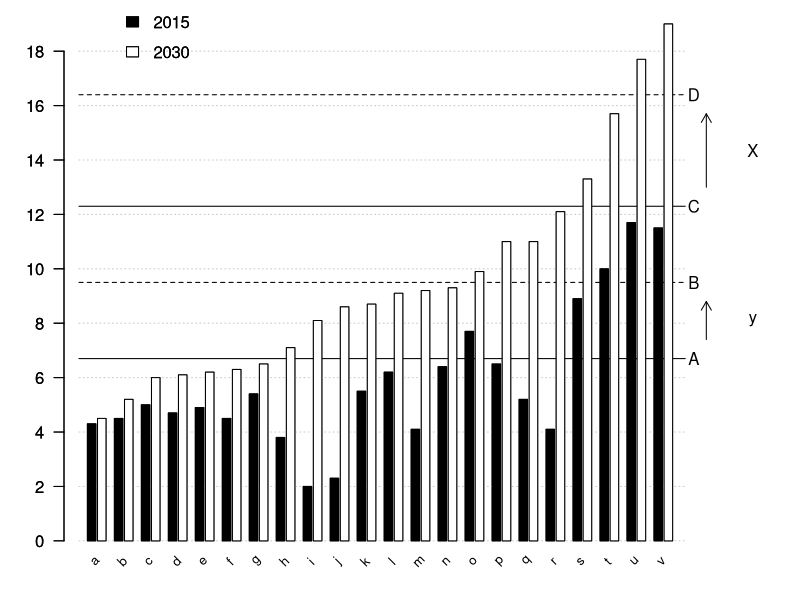
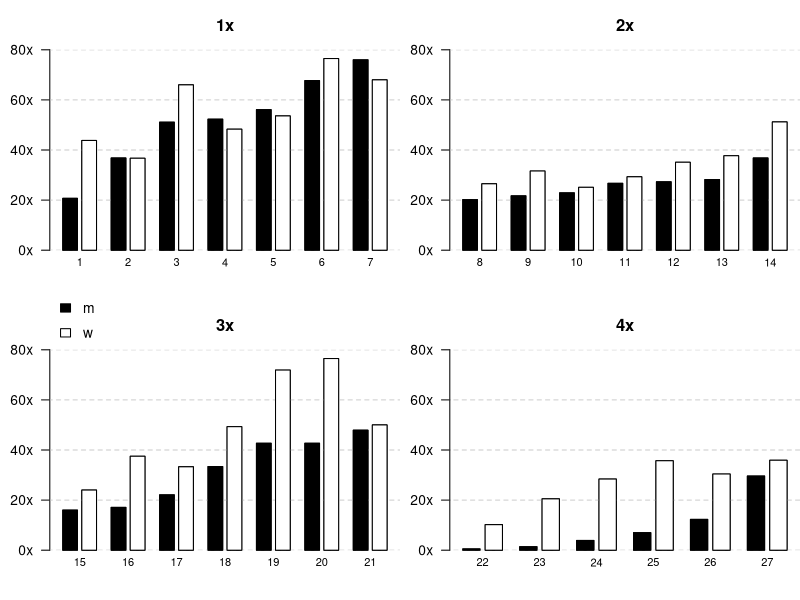

These figures' R source, in order:
###############################################################################
## 0. preliminaries ###########################################################
## 1. plot figure 1 ###########################################################
## 2. latex table 1 ###########################################################
## 3. plot figure 2 ###########################################################
###############################################################################


## 0. preliminaries ###########################################################
###############################################################################
library(tidyverse)
library(xtable)

# save default plot parz
.par <- par()

# import data (copied manually from .docx file into .csv)
df <- read.csv("data/stats.csv")
 
# import data (rearranged  manually from .xlsx file into .csv)
df2 <- read.csv("data/prevalence.csv")

## 1. plot figure 1 ###########################################################
###############################################################################
df[c(1,16:17)] %>% 
  filter(!country %in% c("Arab Countries", "World")) %>% 
  arrange(PO60.2030) -> df.sub

layout(1)
par(mar = c(2.5,3,1,5)+0.2)

# actual plotting
x<- barplot(t(as.matrix(df.sub[2:3])),
            beside = TRUE,
            col = c("black", "white"),
            space = c(0.2,1),
            legend.text = c("2015", "2030"),
            args.legend = list(bty = "n", 
                               x = 14, 
                               y = 20,
                               y.intersp = 1.5),
            axes = FALSE)
axis(2, at =seq(0,18,2), las = 2)
for (i in seq(0, 18, 2)){
  lines(c(0, max(x)+2), c(i,i), lty = 3, col = "gray80")
}
lines(c(0, max(x)+2), c(df[df$country == "World", 16],df[df$country == "World", 16]), lty = 1)
lines(c(0, max(x)+2), c(df[df$country == "World", 17],df[df$country == "World", 17]), lty = 2)

lines(c(0, max(x)+2), c(df[df$country == "Arab Countries", 16],df[df$country == "Arab Countries", 16]), lty = 1)
lines(c(0, max(x)+2), c(df[df$country == "Arab Countries", 17],df[df$country == "Arab Countries", 17]), lty = 2)
text(max(x)+3, df[df$country == "Arab Countries", 16], "A", xpd = TRUE)
text(max(x)+3, df[df$country == "Arab Countries", 17], "B", xpd = TRUE)
text(max(x)+3, df[df$country == "World", 16], "C", xpd = TRUE)
text(max(x)+3, df[df$country == "World", 17], "D", xpd = TRUE)
text(max(x)+10, (df[df$country == "World", 17]+
                   df[df$country == "World", 16])/2, 
     "X", xpd = TRUE)
text(max(x)+10, (df[df$country == "Arab Countries", 17]+df[df$country == "Arab Countries", 16])/2, "y", xpd = TRUE )

arrows(max(x)+4.5, df[df$country == "World", 16]+.7,
       max(x)+4.5, df[df$country == "World", 17]-.7, xpd = TRUE,
       length = 0.1)
arrows(max(x)+4.5, df[df$country == "Arab Countries", 16]+.7,
       max(x)+4.5, df[df$country == "Arab Countries", 17]-.7, xpd = TRUE,
       length = 0.1)

barplot(t(as.matrix(df.sub[2:3])),
        beside = TRUE, 
        add = TRUE,
        col = c( "black", "white"),
        space = c(0.2,1),
        axes = FALSE,
        legend.text = c("2015", "2030"),
        args.legend = list(bty = "n", 
                           x = 14, 
                           y = 20,
                           y.intersp = 1.5))
axis(2, at =seq(0,18,2), las = 2)
text(x = colMeans(x)-.2, y = -.75, letters[1:22], xpd = TRUE, srt = 45, cex = .8)

dev.copy2eps(file = "figures/fig1.eps", width = 10, height = 5)

## 2. latex table 1 ###########################################################
###############################################################################
x <- xtable(df)
print(x, include.rownames = FALSE)


## 3. plot figure 2 ###########################################################
###############################################################################



FunBarplot <- function(cnd = "Hypertension", top = 1) {
  df2 %>% filter(condition == cnd) %>% 
    select(3:4) %>% 
    arrange(male) %>% 
    as.matrix() %>% 
    t() -> bp.ready
  df2 %>% filter(condition == cnd) %>% 
    pull(1) -> bp.names
  
  x <- barplot(bp.ready,
               ylim = c(0,80),
               beside = TRUE,
               axes = FALSE,
               col = c("black", "white"),
               space = c(0.3,1),
               main = paste0(top,"x"))
  axis(2, las = 2, at = seq(0,80,20), labels = paste0(seq(0,80,20),"x"))
  for (i in seq(0,80,20)) {
    lines(c(0, max(x)+2), c(i,i), lty = 2, col = "gray80")
  }
  
  barplot(bp.ready,
          ylim = c(0,80),
          beside = TRUE,
          axes = FALSE,
          col = c("black", "white"),
          space = c(0.3,1), 
          add = TRUE)
  z <- 7*(top-1)+1
  text(x = colMeans(x), y = -4.75, z:(z+length(bp.names)-1), xpd = TRUE,  cex = .8)
  
}

par(mar = c(3,3,3,0))
layout(matrix(1:4, nrow = 2, byrow = TRUE))
FunBarplot(cnd = "Hypertension")
FunBarplot(cnd = "Diabetes", 2)
FunBarplot(cnd = "Obesity", 3)
legend(0, 105, legend = c("m", "w"),           
       fill = c("black", "white"),
       y.intersp = 1.5,
       xpd = TRUE,
       bty = "n")
FunBarplot(cnd = "Smoking", 4)

dev.copy2eps(file = "figures/fig2.eps", width = 10, height = 6)


